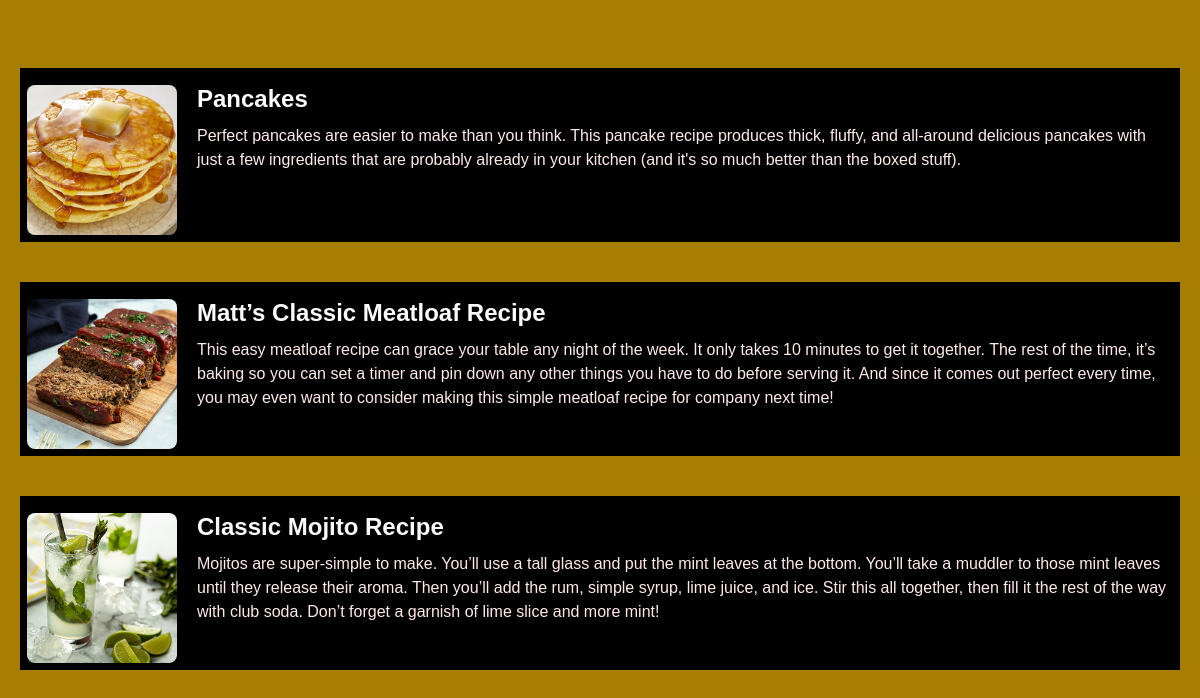
The app's page /recipes/ with its own data.
### home/models.py (models this page shows)
class Recipe(models.Model):
    user=models.ForeignKey(User,on_delete=models.SET_NULL,blank=True,null=True)
    recipe_name=models.CharField(max_length=100)
    recipe_dis=models.TextField(null=True,blank=True)
    recipe_image=models.ImageField(upload_to="images",null=True,blank=True)

### home/views.py (the view)
# urls.py: path('recipes/',recipe_list),
def recipe_list(request):
    qureyset=Recipe.objects.all()
    context={'recipes':qureyset}
    return render(request,"recipes.html",context)

### home/templates/recipes.html (shortened to what this page needs)
{% extends "base.html" %}
{% block start %}
<div class="recipes mt-5">
    {% for recipe in recipes %}
    <div class="recipe-card">
        <div class="recipe-content">
            <img src="/media/{{ recipe.recipe_image }}" alt="{{ recipe.recipe_name }}" class="recipe-image">
            <div class="recipe-text">
                <h2 class="recipe-title">{{ recipe.recipe_name }}</h2>
                <p class="recipe-description">{{ recipe.recipe_dis }}</p>
            </div>
        </div>
    </div>
    {% endfor %}
</div>
{% endblock %}

### home/templates/base.html (shortened to what this page needs)
<!DOCTYPE html>
<html lang="en">
<head>
    <link href="https://cdn.jsdelivr.net/npm/bootstrap@5.3.3/dist/css/bootstrap.min.css" rel="stylesheet">
</head>
<body>
    {% block start %}
    {%endblock%}
</body>
</html>

### home/templates/recipes.html (style rules this page uses)
* { margin: 0; padding: 0; box-sizing: border-box; font-family: 'Arial', sans-serif; }
body { background-color: #a87e00; padding: 20px; }
.recipe-card { background-color: rgb(0, 0, 0); padding: 7px; margin-bottom: 40px; box-shadow: 4 4px 6px rgba(1, 1, 1, 2); }
.recipe-content { display: flex; color: #f7f7f7; align-items: flex-start; }
.recipe-image { width: 150px; height: 150px; object-fit: cover; margin-right: 20px; border-radius: 8px; }
.recipe-text { flex-grow: 1; }
.recipe-title { font-size: 24px; font-weight: bold; color: #fbfbfb; margin-bottom: 10px; }
.recipe-description { font-size: 16px; color: #ffeaea; margin-bottom: 15px; }

### records on screen
Recipe: recipe_image (picture), recipe_name "Pancakes", recipe_dis "Perfect pancakes are easier to make than you think. This pancake recipe produces thick, fluffy, and all-around delicious pancakes with just a few ingredients that are probably already in your kitchen (and it's so much better than the boxed stuff)."
Recipe: recipe_image (picture), recipe_name "Matt’s Classic Meatloaf Recipe", recipe_dis "This easy meatloaf recipe can grace your table any night of the week. It only takes 10 minutes to get it together. The rest of the time, it’s baking so you can set a timer and pin down any other things you have to do before serving it. And since it comes out perfect every time, you may even want to consider making this simple meatloaf recipe for company next time!"
Recipe: recipe_image (picture), recipe_name "Classic Mojito Recipe", recipe_dis "Mojitos are super-simple to make. You’ll use a tall glass and put the mint leaves at the bottom. You’ll take a muddler to those mint leaves until they release their aroma. Then you’ll add the rum, simple syrup, lime juice, and ice. Stir this all together, then fill it the rest of the way with club soda. Don’t forget a garnish of lime slice and more mint!"
